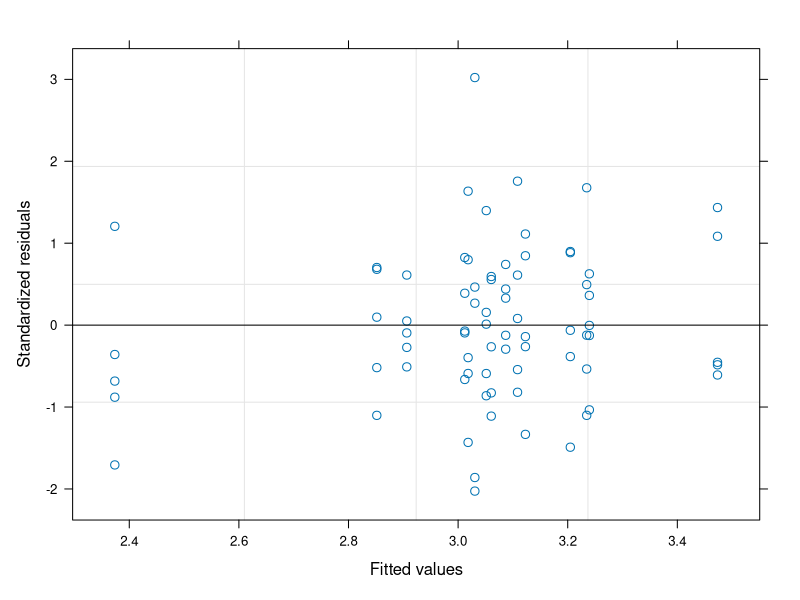
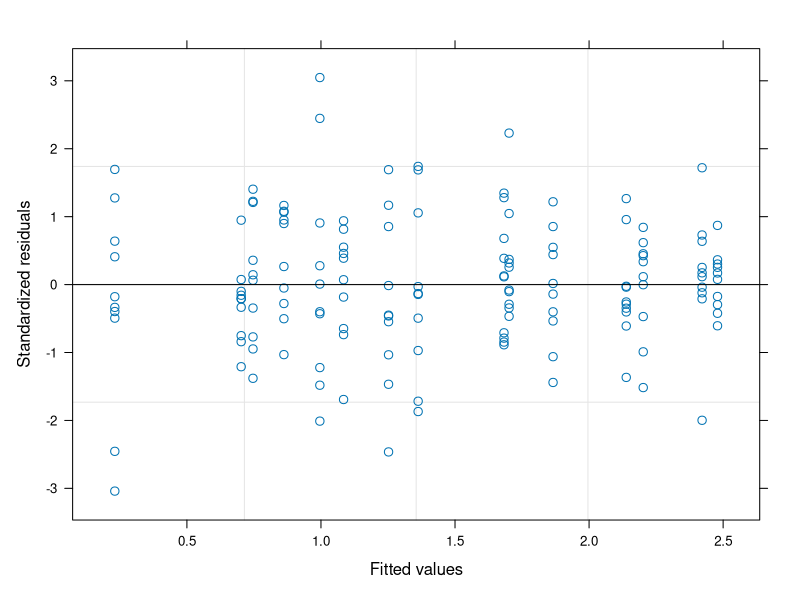
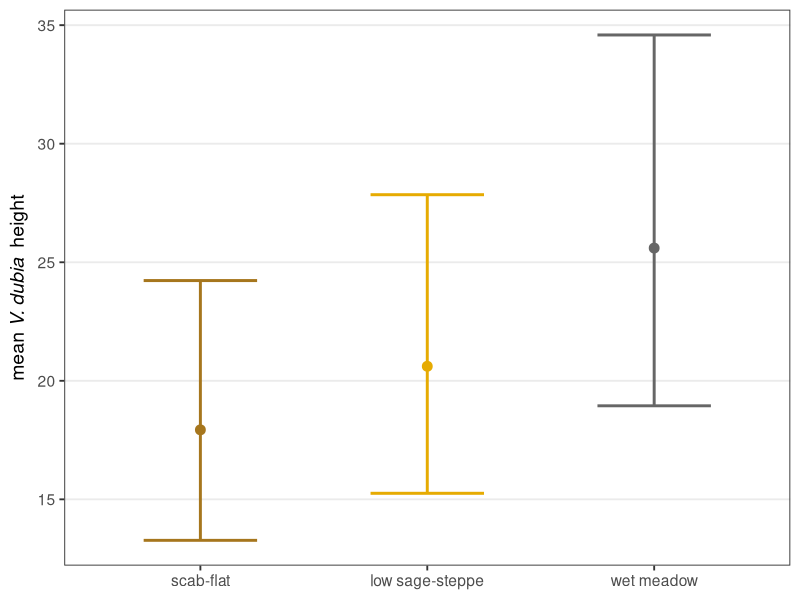
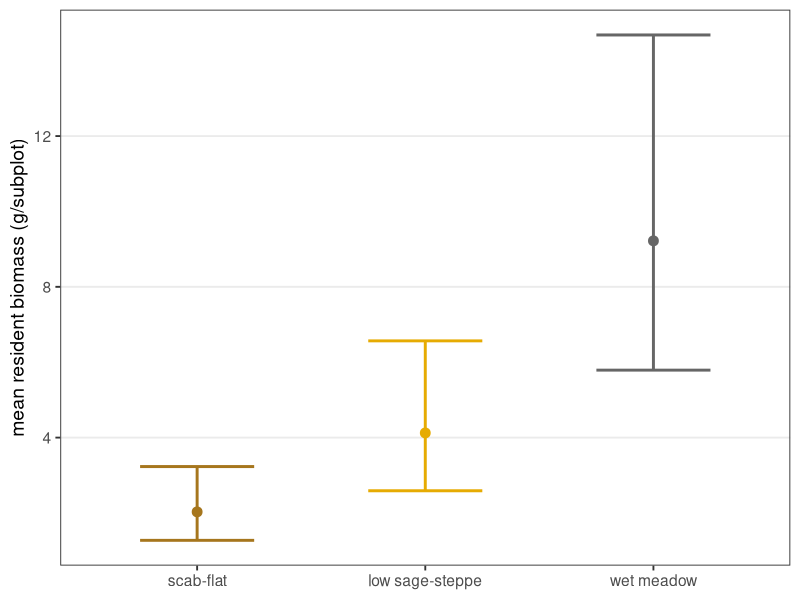
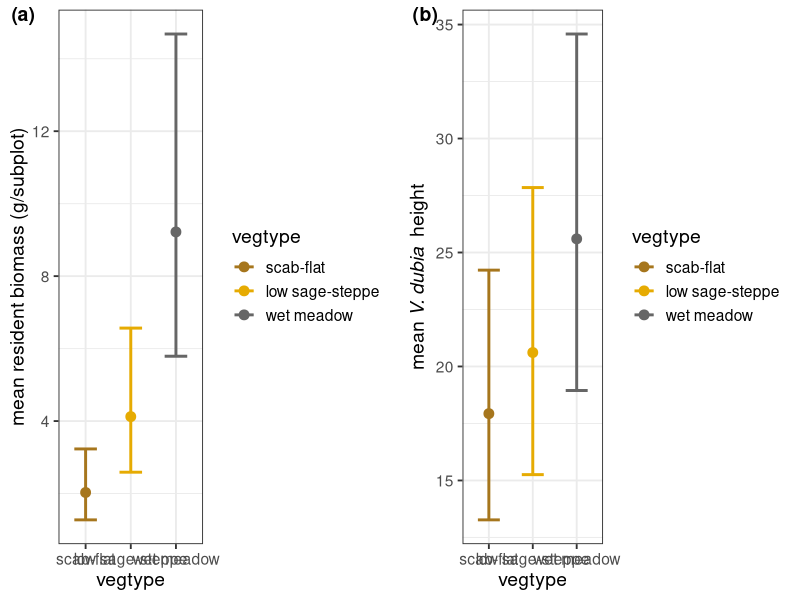

These charts were generated, in order, by the following R code:
## ---- chunk 1
knitr::opts_chunk$set(echo = TRUE, eval = FALSE)

library(here)
library(tidyverse)
library(ggplot2)
library(nlme)
library(emmeans)
## ---- chunk 2
vdheights <- read_csv(here("data", "2020_vd_heights_by_vegtype.csv"))

#set vegtype to a factor
vdheights$vegtype <- factor(vdheights$vegtype, c("ARRI", "ARAR", "SEEP"))
## ---- chunk 3
bio <- read_csv(here("data", "biomass_data_2019_2020.csv"))
## ---- chunk 4

#add col for plot number, plot, and treatment: C = community, uncleared; N = no neighbors, cleared (apologies for the confusing codes)

bio$plotno <- factor(substr(bio$plot_quad,5,6))
bio$plot <- factor(substr(bio$plot_quad,1,6))

#convert veg type to factor
bio$vegtype <- factor(substr(bio$plot_quad,1,4), levels = c("ARRI", "ARAR" , "SEEP"))

#remove cleared subplots since these do not represent naturally occurring resident biomass in 2020
bio_uncleared <- bio %>% filter(grepl('C', plot_quad))

## ---- chunk 5

#model ventenata height response to vegtype
mheights <- lme(log(Height.cm) ~ vegtype, random = ~ 1|plotno/Plot, data = vdheights)

plot(mheights)
summary(mheights)

## ---- chunk 6

(em <- emmeans(mheights, specs = revpairwise ~ vegtype, type = "response"))
emdf <- data.frame(em$emmeans)

emdf$vegtype <- factor(emdf$vegtype, labels = c("ARRI"="scab-flat", "ARAR"="low sage-steppe", "SEEP" = "wet meadow"))

## ---- chunk 7
#random effects for plot and block (plot no)
mbio <- lme(log(resident20_g) ~ vegtype, random = ~ 1|plotno/plot, data = bio_uncleared)
plot(mbio)
summary(mbio)
## ---- chunk 8
#use emmeans to reduce 
(embio <- emmeans(mbio, specs = revpairwise ~ vegtype, type = "response", adjust= "none"))
confint(embio)
embio_df <- data.frame(embio$emmeans) 
embio_df$vegtype <- factor(embio_df$vegtype, labels = c("ARRI"="scab-flat", "ARAR"="low sage-steppe", "SEEP" = "wet meadow"))
## ---- chunk 9
pal <- c("#A6761D", "#E6AB02" , "#666666")

( g1 = ggplot(emdf, aes(y = response, x = vegtype, color = vegtype)) +
# Define stock as group this week as well as set x and y axes
geom_point(position = position_dodge(width = .75), size = 3 ) + # Add points, dodge by group
geom_errorbar(aes(ymin = lower.CL, ymax = upper.CL, width = 0.5), size = 1,
position = position_dodge(width = .75) ) + # Add errorbars, dodge by group
theme_bw(base_size = 14) +
labs(y = expression("mean"~italic("V. dubia")~" height"))+
scale_color_manual(values = pal))+
    guides(color = FALSE)+
theme(
panel.grid.minor = element_blank(),
axis.title.x=element_blank(),# Remove gridlines
panel.grid.major.x = element_blank())

## ---- chunk 10
( g2 = ggplot(embio_df, aes(y = response, x = vegtype, color = vegtype)) +
# Define stock as group this week as well as set x and y axes
geom_point(position = position_dodge(width = .75), size = 3 ) + # Add points, dodge by group
geom_errorbar(aes(ymin = lower.CL, ymax = upper.CL, width = 0.5), size = 1,
position = position_dodge(width = .75) ) + # Add errorbars, dodge by group
theme_bw(base_size = 14) +
  scale_y_continuous(breaks = c(4,8,12))+
labs(y = "mean resident biomass (g/subplot)")+
scale_color_manual(values = pal))+
    guides(color = FALSE)+
theme(
panel.grid.minor = element_blank(),
axis.title.x=element_blank(),# Remove gridlines
panel.grid.major.x = element_blank())
## ---- chunk 11
library(cowplot)

plot_grid(g2, g1, labels = c("(a)", "(b)"))
